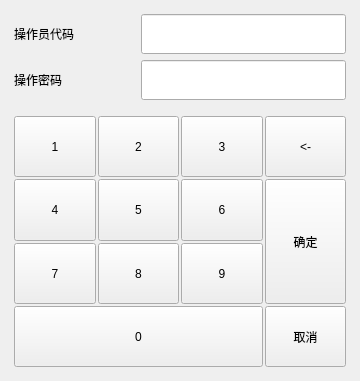
<?xml version="1.0" encoding="UTF-8"?>
<ui version="4.0">
 <class>power_oper</class>
 <widget class="QDialog" name="power_oper">
  <property name="geometry">
   <rect>
    <x>0</x>
    <y>0</y>
    <width>360</width>
    <height>381</height>
   </rect>
  </property>
  <property name="windowTitle">
   <string>Dialog</string>
  </property>
  <layout class="QVBoxLayout" name="verticalLayout">
   <property name="spacing">
    <number>6</number>
   </property>
   <property name="leftMargin">
    <number>9</number>
   </property>
   <property name="topMargin">
    <number>9</number>
   </property>
   <property name="rightMargin">
    <number>9</number>
   </property>
   <property name="bottomMargin">
    <number>9</number>
   </property>
   <item>
    <layout class="QGridLayout" name="gridLayout">
     <property name="leftMargin">
      <number>5</number>
     </property>
     <property name="topMargin">
      <number>5</number>
     </property>
     <property name="rightMargin">
      <number>5</number>
     </property>
     <property name="bottomMargin">
      <number>5</number>
     </property>
     <item row="0" column="0">
      <widget class="QLabel" name="label_2">
       <property name="sizePolicy">
        <sizepolicy hsizetype="Fixed" vsizetype="Fixed">
         <horstretch>0</horstretch>
         <verstretch>0</verstretch>
        </sizepolicy>
       </property>
       <property name="minimumSize">
        <size>
         <width>121</width>
         <height>40</height>
        </size>
       </property>
       <property name="text">
        <string>操作员代码</string>
       </property>
      </widget>
     </item>
     <item row="0" column="1">
      <widget class="lds_lineedit" name="lineEdit">
       <property name="minimumSize">
        <size>
         <width>0</width>
         <height>40</height>
        </size>
       </property>
      </widget>
     </item>
     <item row="1" column="0">
      <widget class="QLabel" name="label_3">
       <property name="sizePolicy">
        <sizepolicy hsizetype="Fixed" vsizetype="Fixed">
         <horstretch>0</horstretch>
         <verstretch>0</verstretch>
        </sizepolicy>
       </property>
       <property name="minimumSize">
        <size>
         <width>121</width>
         <height>40</height>
        </size>
       </property>
       <property name="text">
        <string>操作密码</string>
       </property>
      </widget>
     </item>
     <item row="1" column="1">
      <widget class="lds_lineedit" name="lineEdit_2">
       <property name="minimumSize">
        <size>
         <width>0</width>
         <height>40</height>
        </size>
       </property>
      </widget>
     </item>
    </layout>
   </item>
   <item>
    <layout class="QGridLayout" name="gridLayout_2">
     <property name="leftMargin">
      <number>5</number>
     </property>
     <property name="topMargin">
      <number>5</number>
     </property>
     <property name="rightMargin">
      <number>5</number>
     </property>
     <property name="bottomMargin">
      <number>5</number>
     </property>
     <property name="spacing">
      <number>2</number>
     </property>
     <item row="0" column="1">
      <widget class="QPushButton" name="pushButton_3">
       <property name="sizePolicy">
        <sizepolicy hsizetype="Expanding" vsizetype="Expanding">
         <horstretch>0</horstretch>
         <verstretch>0</verstretch>
        </sizepolicy>
       </property>
       <property name="minimumSize">
        <size>
         <width>71</width>
         <height>61</height>
        </size>
       </property>
       <property name="focusPolicy">
        <enum>Qt::NoFocus</enum>
       </property>
       <property name="text">
        <string>2</string>
       </property>
       <property name="outer_stylesheet" stdset="0">
        <string>pushbutton_key</string>
       </property>
      </widget>
     </item>
     <item row="0" column="0">
      <widget class="QPushButton" name="pushButton_2">
       <property name="sizePolicy">
        <sizepolicy hsizetype="Expanding" vsizetype="Expanding">
         <horstretch>0</horstretch>
         <verstretch>0</verstretch>
        </sizepolicy>
       </property>
       <property name="minimumSize">
        <size>
         <width>71</width>
         <height>61</height>
        </size>
       </property>
       <property name="focusPolicy">
        <enum>Qt::NoFocus</enum>
       </property>
       <property name="text">
        <string>1</string>
       </property>
       <property name="outer_stylesheet" stdset="0">
        <string>pushbutton_key</string>
       </property>
      </widget>
     </item>
     <item row="0" column="2">
      <widget class="QPushButton" name="pushButton_4">
       <property name="sizePolicy">
        <sizepolicy hsizetype="Expanding" vsizetype="Expanding">
         <horstretch>0</horstretch>
         <verstretch>0</verstretch>
        </sizepolicy>
       </property>
       <property name="minimumSize">
        <size>
         <width>71</width>
         <height>61</height>
        </size>
       </property>
       <property name="focusPolicy">
        <enum>Qt::NoFocus</enum>
       </property>
       <property name="text">
        <string>3</string>
       </property>
       <property name="outer_stylesheet" stdset="0">
        <string>pushbutton_key</string>
       </property>
      </widget>
     </item>
     <item row="1" column="2">
      <widget class="QPushButton" name="pushButton_5">
       <property name="sizePolicy">
        <sizepolicy hsizetype="Expanding" vsizetype="Expanding">
         <horstretch>0</horstretch>
         <verstretch>0</verstretch>
        </sizepolicy>
       </property>
       <property name="minimumSize">
        <size>
         <width>71</width>
         <height>61</height>
        </size>
       </property>
       <property name="focusPolicy">
        <enum>Qt::NoFocus</enum>
       </property>
       <property name="text">
        <string>6</string>
       </property>
       <property name="outer_stylesheet" stdset="0">
        <string>pushbutton_key</string>
       </property>
      </widget>
     </item>
     <item row="1" column="1">
      <widget class="QPushButton" name="pushButton_6">
       <property name="sizePolicy">
        <sizepolicy hsizetype="Expanding" vsizetype="Expanding">
         <horstretch>0</horstretch>
         <verstretch>0</verstretch>
        </sizepolicy>
       </property>
       <property name="minimumSize">
        <size>
         <width>71</width>
         <height>61</height>
        </size>
       </property>
       <property name="focusPolicy">
        <enum>Qt::NoFocus</enum>
       </property>
       <property name="text">
        <string>5</string>
       </property>
       <property name="outer_stylesheet" stdset="0">
        <string>pushbutton_key</string>
       </property>
      </widget>
     </item>
     <item row="1" column="0">
      <widget class="QPushButton" name="pushButton_8">
       <property name="sizePolicy">
        <sizepolicy hsizetype="Expanding" vsizetype="Expanding">
         <horstretch>0</horstretch>
         <verstretch>0</verstretch>
        </sizepolicy>
       </property>
       <property name="minimumSize">
        <size>
         <width>71</width>
         <height>61</height>
        </size>
       </property>
       <property name="focusPolicy">
        <enum>Qt::NoFocus</enum>
       </property>
       <property name="text">
        <string>4</string>
       </property>
       <property name="outer_stylesheet" stdset="0">
        <string>pushbutton_key</string>
       </property>
      </widget>
     </item>
     <item row="0" column="4">
      <widget class="QPushButton" name="pushButton_15">
       <property name="sizePolicy">
        <sizepolicy hsizetype="Expanding" vsizetype="Expanding">
         <horstretch>0</horstretch>
         <verstretch>0</verstretch>
        </sizepolicy>
       </property>
       <property name="minimumSize">
        <size>
         <width>71</width>
         <height>61</height>
        </size>
       </property>
       <property name="focusPolicy">
        <enum>Qt::NoFocus</enum>
       </property>
       <property name="text">
        <string>&lt;-</string>
       </property>
       <property name="outer_stylesheet" stdset="0">
        <string>pushbutton_key</string>
       </property>
      </widget>
     </item>
     <item row="2" column="2">
      <widget class="QPushButton" name="pushButton_10">
       <property name="sizePolicy">
        <sizepolicy hsizetype="Expanding" vsizetype="Expanding">
         <horstretch>0</horstretch>
         <verstretch>0</verstretch>
        </sizepolicy>
       </property>
       <property name="minimumSize">
        <size>
         <width>71</width>
         <height>61</height>
        </size>
       </property>
       <property name="focusPolicy">
        <enum>Qt::NoFocus</enum>
       </property>
       <property name="text">
        <string>9</string>
       </property>
       <property name="outer_stylesheet" stdset="0">
        <string>pushbutton_key</string>
       </property>
      </widget>
     </item>
     <item row="2" column="1">
      <widget class="QPushButton" name="pushButton_12">
       <property name="sizePolicy">
        <sizepolicy hsizetype="Expanding" vsizetype="Expanding">
         <horstretch>0</horstretch>
         <verstretch>0</verstretch>
        </sizepolicy>
       </property>
       <property name="minimumSize">
        <size>
         <width>71</width>
         <height>61</height>
        </size>
       </property>
       <property name="focusPolicy">
        <enum>Qt::NoFocus</enum>
       </property>
       <property name="text">
        <string>8</string>
       </property>
       <property name="outer_stylesheet" stdset="0">
        <string>pushbutton_key</string>
       </property>
      </widget>
     </item>
     <item row="2" column="0">
      <widget class="QPushButton" name="pushButton_7">
       <property name="sizePolicy">
        <sizepolicy hsizetype="Expanding" vsizetype="Expanding">
         <horstretch>0</horstretch>
         <verstretch>0</verstretch>
        </sizepolicy>
       </property>
       <property name="minimumSize">
        <size>
         <width>71</width>
         <height>61</height>
        </size>
       </property>
       <property name="focusPolicy">
        <enum>Qt::NoFocus</enum>
       </property>
       <property name="text">
        <string>7</string>
       </property>
       <property name="outer_stylesheet" stdset="0">
        <string>pushbutton_key</string>
       </property>
      </widget>
     </item>
     <item row="3" column="4">
      <widget class="QPushButton" name="pushButton_17">
       <property name="sizePolicy">
        <sizepolicy hsizetype="Expanding" vsizetype="Expanding">
         <horstretch>0</horstretch>
         <verstretch>0</verstretch>
        </sizepolicy>
       </property>
       <property name="minimumSize">
        <size>
         <width>71</width>
         <height>61</height>
        </size>
       </property>
       <property name="focusPolicy">
        <enum>Qt::NoFocus</enum>
       </property>
       <property name="text">
        <string>取消</string>
       </property>
       <property name="outer_stylesheet" stdset="0">
        <string>pushbutton_key</string>
       </property>
      </widget>
     </item>
     <item row="1" column="4" rowspan="2">
      <widget class="QPushButton" name="pushButton_16">
       <property name="sizePolicy">
        <sizepolicy hsizetype="Expanding" vsizetype="Expanding">
         <horstretch>0</horstretch>
         <verstretch>0</verstretch>
        </sizepolicy>
       </property>
       <property name="minimumSize">
        <size>
         <width>71</width>
         <height>61</height>
        </size>
       </property>
       <property name="focusPolicy">
        <enum>Qt::NoFocus</enum>
       </property>
       <property name="text">
        <string>确定</string>
       </property>
       <property name="outer_stylesheet" stdset="0">
        <string>pushbutton_key</string>
       </property>
      </widget>
     </item>
     <item row="3" column="0" colspan="3">
      <widget class="QPushButton" name="pushButton">
       <property name="sizePolicy">
        <sizepolicy hsizetype="Expanding" vsizetype="Expanding">
         <horstretch>0</horstretch>
         <verstretch>0</verstretch>
        </sizepolicy>
       </property>
       <property name="minimumSize">
        <size>
         <width>71</width>
         <height>61</height>
        </size>
       </property>
       <property name="focusPolicy">
        <enum>Qt::NoFocus</enum>
       </property>
       <property name="text">
        <string>0</string>
       </property>
       <property name="outer_stylesheet" stdset="0">
        <string>pushbutton_key</string>
       </property>
      </widget>
     </item>
    </layout>
   </item>
  </layout>
 </widget>
 <customwidgets>
  <customwidget>
   <class>lds_lineedit</class>
   <extends>QLineEdit</extends>
   <header>lds_lineedit.h</header>
  </customwidget>
 </customwidgets>
 <resources/>
 <connections/>
</ui>
